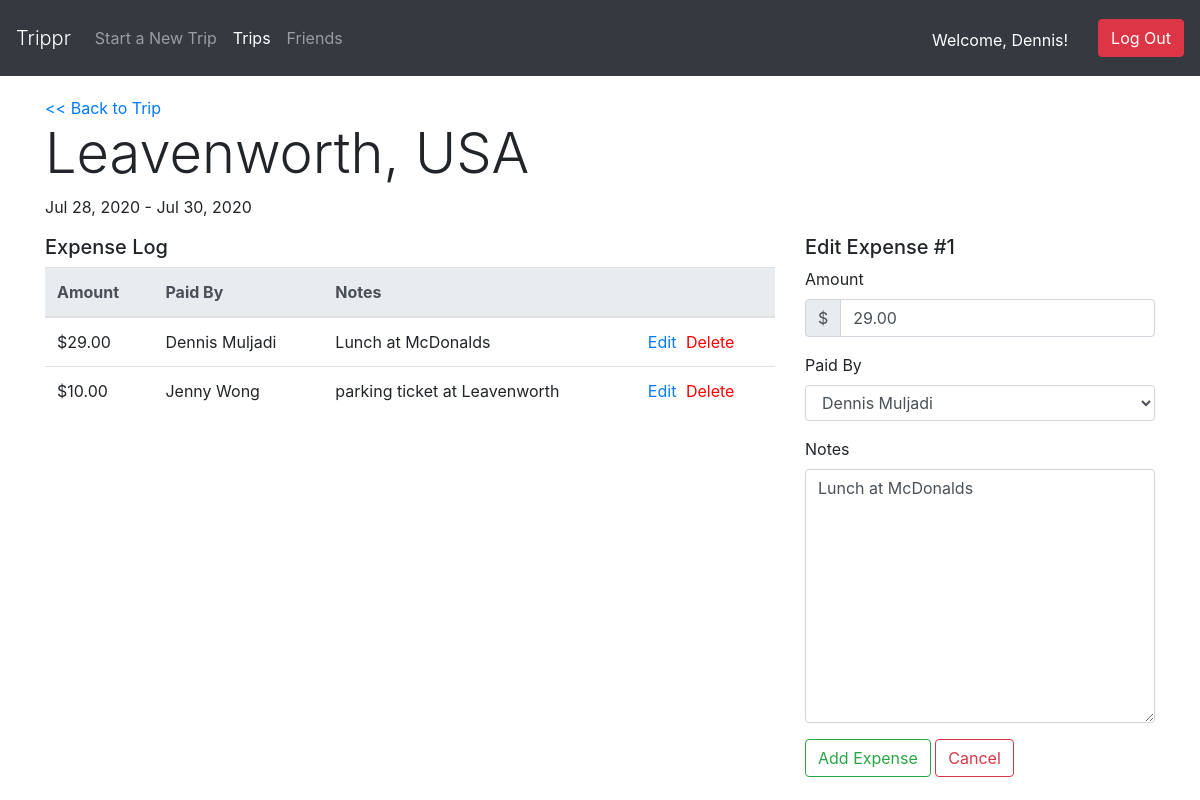
Screenshot of /dashboard/trips/1/expense/1 (signed in) with the database file from the repository.
### login_register_app/models.py (models this page shows)
class User(models.Model):
    first_name = models.CharField(max_length=255)
    last_name = models.CharField(max_length=255)
    birthday = models.DateField()
    email = models.CharField(max_length=255)
    password = models.CharField(max_length=255)
    friends = models.ManyToManyField('self')
    prof_pic = models.ImageField(upload_to='profile_image', blank=True, null=True)
    created_at = models.DateTimeField(auto_now_add=True)
    updated_at = models.DateTimeField(auto_now=True)
    objects = UserManager()

### trip_app/models.py (models this page shows)
class Trip(models.Model):
    city = models.CharField(max_length=255)
    country = models.CharField(max_length=255)
    state = models.CharField(max_length=255,blank=True)
    place = models.CharField(max_length=255,blank=True)
    start_date = models.DateField()
    end_date = models.DateField()
    created_by = models.ForeignKey(User, related_name="trips_created", on_delete=models.CASCADE)
    users_joined = models.ManyToManyField(User, related_name="trips_joined")
    created_at = models.DateTimeField(auto_now_add=True)
    updated_at = models.DateTimeField(auto_now=True)
    objects = TripManager()

class Expense(models.Model):
    amount = models.DecimalField(decimal_places=2, max_digits=100)
    paid_by = models.ForeignKey(User, related_name="expenses_paid", on_delete=models.CASCADE)
    notes = models.TextField()
    trip = models.ForeignKey(Trip, related_name="trip_expenses", on_delete=models.CASCADE)
    created_at = models.DateTimeField(auto_now_add=True)
    updated_at = models.DateTimeField(auto_now=True)
    objects = TripManager()

### trip_app/views.py (the view)
# urls.py: path('trips/<int:trip_id>/expense/<int:expense_id>', views.edit_expense_dashboard),
def edit_expense_dashboard(request, trip_id, expense_id):
    context = {
        "curr_user": User.objects.get(id=request.session['user_id']),
        "curr_trip": Trip.objects.get(id=trip_id),
        "curr_expense": Expense.objects.get(id=expense_id)
    }
    return render(request, 'edit_expense.html', context)

### trip_app/templates/edit_expense.html (shortened to what this page needs)
<!DOCTYPE html>
<html lang="en">
<head>
    <link rel="stylesheet" href="https://stackpath.bootstrapcdn.com/bootstrap/4.5.0/css/bootstrap.min.css">
    {% load static %}
    <link rel="stylesheet" type="text/css" href="{% static 'css/style.css' %}">
</head>
<body>
    <nav class="navbar navbar-dark bg-dark navbar-expand-lg">
        <a class="navbar-brand display-4" href="/dashboard">Trippr</a>
        <div class="collapse navbar-collapse" id="navbarSupportedContent">
            <ul class="navbar-nav mr-auto">
                <li class="nav-item">
                    <a class="nav-link" href="/dashboard/trips/new" tabindex="-1" aria-disabled="true">Start a New Trip</a>
                </li>
                <li class="nav-item">
                    <a class="nav-link active" href="/dashboard/trips" tabindex="-1" aria-disabled="true">Trips</a>
                </li>
                <li class="nav-item">
                    <a class="nav-link" href="/dashboard/friends" tabindex="-1" aria-disabled="true">Friends</a>
                </li>
            </ul>
        </div>
        <p class="greet">Welcome, {{ curr_user.first_name|title }}!</p>
        <form class="form-inline my-2 my-lg-0" method="POST" action="/logout">
            <button class="btn btn-danger my-2 my-sm-0" type="submit">Log Out</button>
        </form>
    </nav>
    <div class="container">
        <a href="/dashboard/trips/{{ curr_trip.id }}"><< Back to Trip</a>
        <div class="row">
            <div class="col-12">
                <h4 class="display-4">{{ curr_trip.city }}, {{ curr_trip.country }}</h4>
                <p>{{ curr_trip.start_date|date:'M d, Y' }} - {{ curr_trip.end_date|date:'M d, Y' }}</p>
            </div>
        </div>
        <div class="row justify-content-center">
            <div class="col-8">
                <h5>Expense Log</h5>
                <table class="table">
                    <thead class="thead-light">
                        <tr>
                            <th>Amount</th>
                            <th>Paid By</th>
                            <th>Notes</th>
                            <th></th>
                        </tr>
                    </thead>
                    <tbody>
                        {% if curr_trip.trip_expenses %}
                        {% for expense in curr_trip.trip_expenses.all %}
                        <tr>
                            <td>${{ expense.amount }}</td>
                            <td>{{ expense.paid_by.first_name|title }} {{ expense.paid_by.last_name|title }}</td>
                            <td>{{ expense.notes }}</td>
                            <td><a href="/dashboard/trips/{{ curr_trip.id }}/expense/{{ expense.id }}">Edit</a>
                                <a href="/dashboard/trips/{{ curr_trip.id }}/expense/{{ expense.id }}/remove" class="red">Delete</a>
                            </td>
                        </tr>
                        {% endfor %}
                        {% endif %}
                    </tbody>
                </table>
            </div>
            <div class="col-4">
                <form action="/dashboard/trips/{{ curr_trip.id }}/expense/{{ curr_expense.id }}/edit" method="POST">
                    <div class="form-group">
                        <h5>Edit Expense #{{ curr_expense.id }}</h5>
                        <div class="form-group">
                            <label for="amount">Amount</label>
                            <div class="input-group">
                                <div class="input-group-prepend">
                                    <span class="input-group-text" id="basic-addon1">$</span>
                                </div>
                                <input type="number" class="form-control" name="amount" id="amount" value="{{ curr_expense.amount }}">
                            </div>
                        </div>
                        <div class="form-group">
                            <label for="paid_by">Paid By</label>
                            <select id="paid_by" name="paid_by" size="1" class="form-control">
                                {% for participant in curr_trip.users_joined.all %}
                                {% if participant == curr_expense.paid_by %}
                                <option value="{{ participant.id }}" selected="selected">{{ participant.first_name|title }} {{ participant.last_name|title }}</option>
                                {% else %}
                                <option value="{{ participant.id }}">{{ participant.first_name|title }} {{ participant.last_name|title }}</option>
                                {% endif %}
                                {% endfor %}
                            </select>
                        </div>
                        <div class="form-group">
                            <label for="notes">Notes</label>
                            <textarea name="notes" id="notes" rows="10" class="form-control expense-notes">{{ curr_expense.notes }}</textarea>
                        </div>
                        <button type="submit" class="btn btn-outline-success">Add Expense</button>
                        <button type="submit" name="cancel" class="btn btn-outline-danger">Cancel</button>
                    </div>
                </form>
            </div>
        </div>
    </div>
</body>
</html>

### trip_app/static/css/style.css (style rules this page uses)
.container { margin-top: 20px; }
p.greet { color: white; margin-top: 20px; margin-right: 30px; }
.red { color: red; margin-left: 5px; }

### rows the page displays
User: first_name "Dennis"
Trip: city "Leavenworth", country "USA", start_date "Jul 28, 2020", end_date "Jul 30, 2020"
Expense: amount "29.00", paid_by.first_name "Dennis", paid_by.last_name "Muljadi", notes "Lunch at McDonalds", id "1"
Expense: amount "10.00", paid_by.first_name "Jenny", paid_by.last_name "Wong", notes "parking ticket at Leavenworth"

### other values shown
form field paid_by "Dennis Muljadi"
